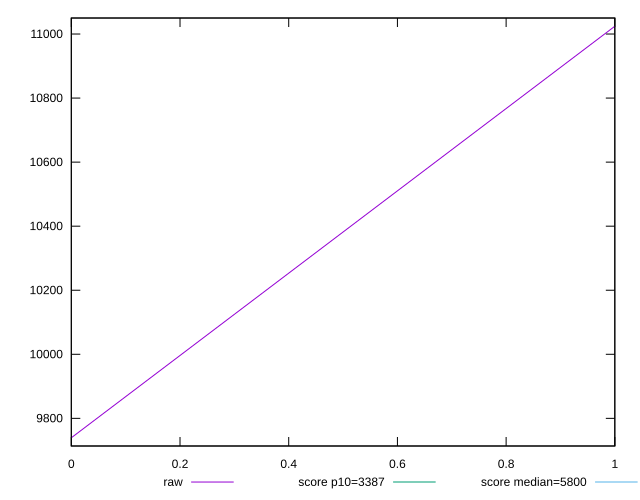

Write gnuplot code to recreate this figure.
reset

$raw <<EOF
0 9739.36698962195
1 11024.27611131108
EOF

set key outside below
set xrange [0:1]
set yrange [9713.668807188169:11049.974293744861]
set trange [9713.668807188169:11049.974293744861]
set terminal svg size 640, 500 enhanced background rgb 'white'
set output "reports/report_00031_2021-02-24T23-18-18.084Z/speed-index/samples/astro/raw/sorted.svg"

plot $raw title "raw" with line, \
     3387 title "score p10=3387", \
     5800 title "score median=5800"

reset
